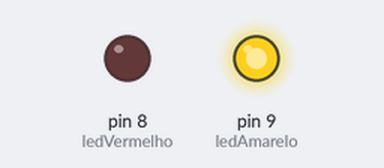
Bench run of a sketch on a simulated Arduino Uno, built with avr-gcc and run on an emulated ATmega328P. Shown: output pins drawn as LEDs (lit = HIGH).

Above: at 0.05 s.
At 0.95 s:
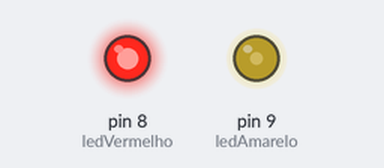
At 1.4 s:
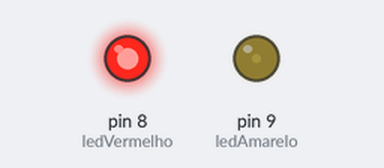
At 2.75 s:
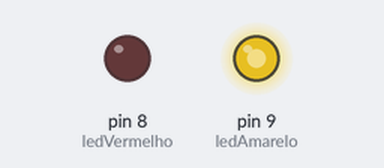
Timing chart, 0 to 7.0 s (numbered marks = the images above):
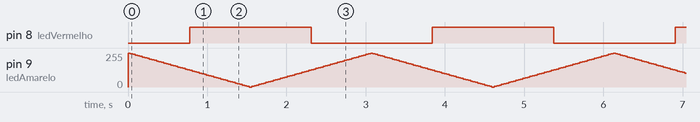

Measured:
- by itself, pin 8 (ledVermelho): alternates HIGH for 1.5 s and LOW for 1.5 s

The sketch:

PISCA_FADE.ino
```cpp
int ledVermelho = 8;
int ledAmarelo = 9;
int brilhoVermelho = 0;
int brilhoAmarelo = 255;
int fadeVermelho = 5;
int fadeAmarelo = 5;

void setup() {
  // put your setup code here, to run once:
  pinMode(ledVermelho, OUTPUT);
  pinMode(ledAmarelo, OUTPUT);
}

void loop() {
  // put your main code here, to run repeatedly:
  analogWrite(ledVermelho, brilhoVermelho);
  analogWrite(ledAmarelo, brilhoAmarelo);

  brilhoVermelho = brilhoVermelho + fadeVermelho;
  brilhoAmarelo = brilhoAmarelo - fadeAmarelo;

  if (brilhoVermelho <= 0 || brilhoVermelho >= 255) { // reverte o efeito
    fadeVermelho = -fadeVermelho;
  }

  if (brilhoAmarelo <= 0 || brilhoAmarelo >= 255) { // reverte o efeito
    fadeAmarelo = -fadeAmarelo;
  }

  delay(30); // 50 ms para ver efeito
}
```
